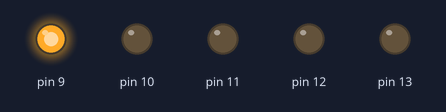
Recording of a sketch running on a simulated Arduino Uno, built with avr-gcc and run on an emulated ATmega328P. Parts: output pins drawn as LEDs (lit = HIGH).

Above: at 0.03 s.
At 0.38 s:
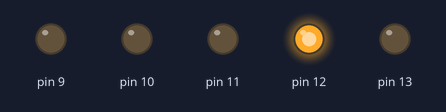
At 0.73 s:
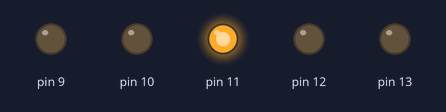
At 1.43 s:
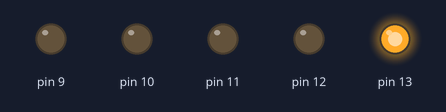
At 2.9 s:
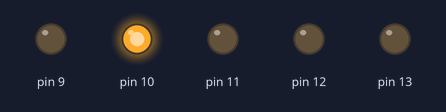
Timing chart, 0 to 3.2 s (numbered marks = the images above):
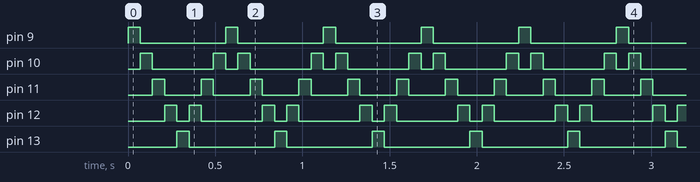

The sketch:

superMaquina.ino
```cpp
/**
   @autor BabbyWitt
*/

void setup() {
  // put your setup code here, to run once:
  for (int p = 9; p<=13; p++){
    pinMode (p, OUTPUT);
  }
}

void loop() {
  // put your main code here, to run repeatedly:
  int efeito = 70;
  for (int i = 9; i < 14; i++) {
    digitalWrite (i, HIGH);
    delay (efeito);
    digitalWrite (i, LOW);
  }
  for (int i = 12; i > 9; i--) {
    digitalWrite (i, HIGH);
    delay (efeito);
    digitalWrite (i, LOW);
  }
}
```

Measured:
- by itself, pin 9, pin 13: alternates HIGH for 0.07 s and LOW for 0.49 s
- by itself, pin 10: repeats every 0.56 s: LOW 0.35 s, HIGH 0.07 s, LOW 0.07 s, HIGH 0.07 s
- by itself, pin 11: alternates HIGH for 0.07 s and LOW for 0.21 s
- by itself, pin 12: repeats every 0.56 s: LOW 0.07 s, HIGH 0.07 s, LOW 0.35 s, HIGH 0.07 s
